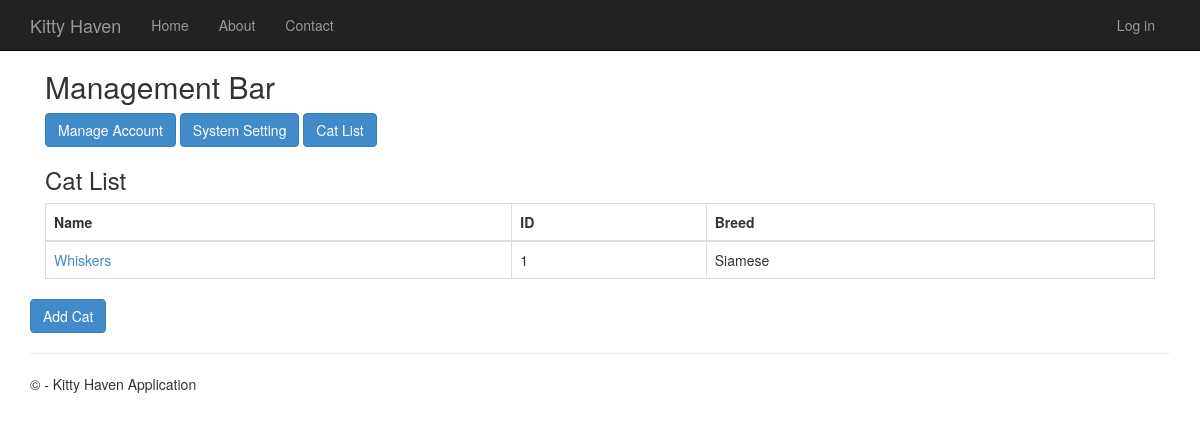
The app's page /cat-list/, older data.
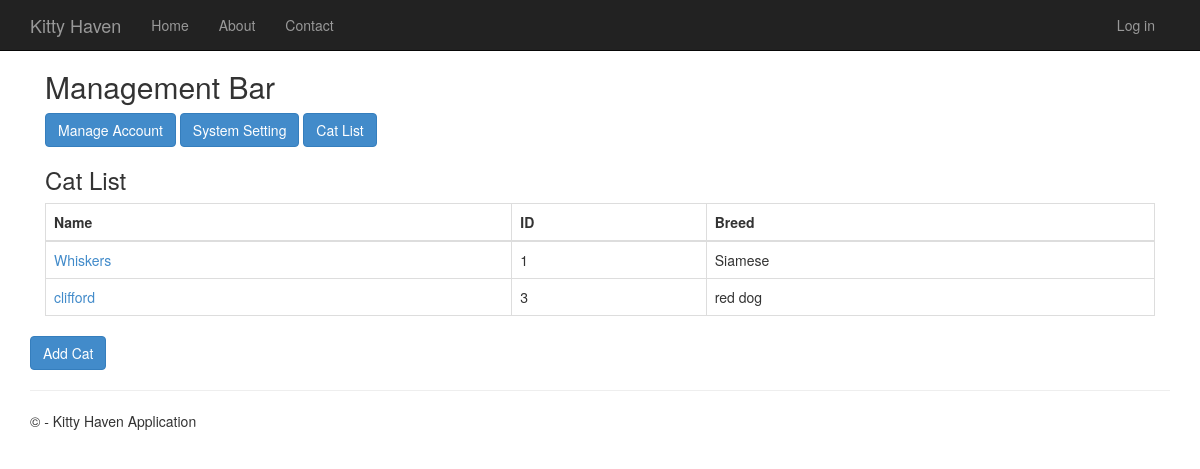
The same page, newer data.
### CatDatabase/models.py (models this page shows, shortened)
class Cat(models.Model):
    CatID = models.AutoField(primary_key=True)
    UserID = models.ForeignKey(djangoUser, on_delete=models.CASCADE, null=True, blank=True)
    Name = models.CharField(max_length=50)
    Breed = models.CharField(max_length=50)
    Age = models.IntegerField()
    Gender = models.CharField(max_length=1)
    Description = models.CharField(max_length=500)

### app/views.py (the view)
# urls.py: path('cat-list/', views.cat_list, name='cat_list'),
def cat_list(request):
    cats = Cat.objects.all()
    return render(request, 'app/cat_list.html', {'cats': cats})

### app/templates/app/cat_list.html
{% extends "app/layout.html" %}
{% block content %}
<div class="container border p-4">
    <h2 class="fw-bold border-bottom pb-2">Management Bar</h2>
    <div class="d-flex justify-content-between align-items-center mb-3">
        <div>
            <a href="{% url 'configure_account' %}" class="btn btn-primary">Manage Account</a>
            <a href="{% url 'system_settings' %}" class="btn btn-primary"> System Setting</a>
            <a href="{% url 'cat_list' %}" class="btn btn-primary"> Cat List</a>
        </div>
    </div>
    <h3 class="fw-bold">Cat List</h3>
    <div class="table-responsive">
        <table class="table table-bordered">
            <thead class="table-dark">
                <tr>
                    <th>Name</th>
                    <th>ID</th>
                    <th>Breed</th>
                </tr>
            </thead>
            <tbody>
                {% for cat in cats %}
                <tr>
                    <td>
                        <a href="{% url 'cat_details' cat.CatID %}" class="text-decoration-none">
                            {{ cat.Name }}
                        </a>
                    </td>
                    <td>{{ cat.CatID }}</td>
                    <td>{{ cat.Breed }}</td>
                </tr>
                {% empty %}
                <tr>
                    <td colspan="3" class="text-center">No cats found</td>
                </tr>
                {% endfor %}
            </tbody>
        </table>
    </div>
</div>
<div class="mt-3">
    <a href="{% url 'create_cat' %}" class="btn btn-primary">Add Cat</a>
</div>
{% endblock %}

Row changes from the older to the newer data that the page shows:
added Cat: Name "clifford", CatID "3", Breed "red dog"
